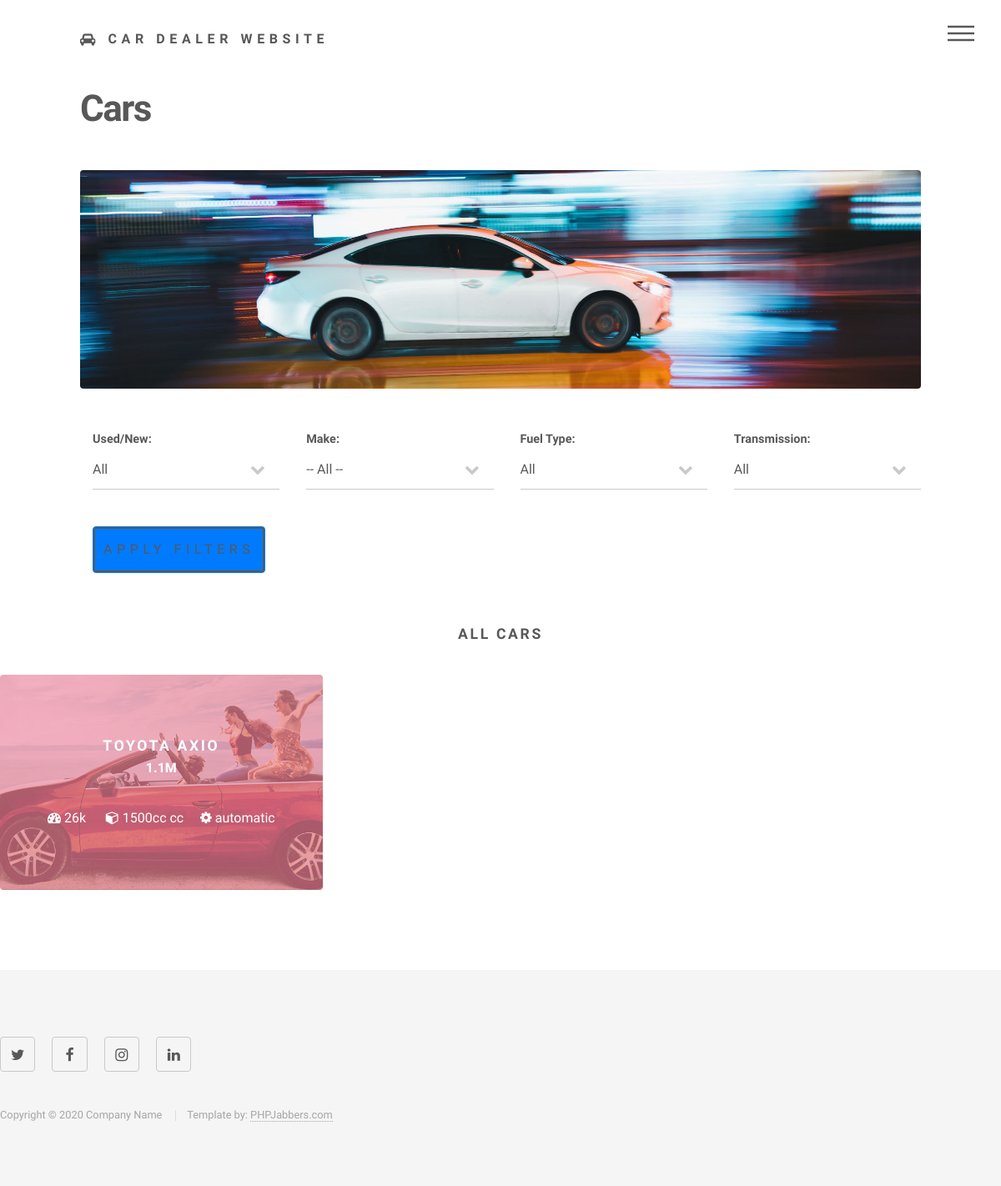
/all_cars, run on the app's committed database.
### app.py (models this page shows)
class Vehicle(db.Model):
    id = db.Column(db.Integer, primary_key=True)
    type = db.Column(db.String(50))
    make = db.Column(db.String(50))
    model = db.Column(db.String(50))
    first_registration = db.Column(db.String(10))
    mileage = db.Column(db.String(20))
    fuel = db.Column(db.String(20))
    engine_size = db.Column(db.String(20))
    power = db.Column(db.String(20))
    gearbox = db.Column(db.String(20))
    num_seats = db.Column(db.String(5))
    doors = db.Column(db.String(5))
    color = db.Column(db.String(20))
    is_featured = db.Column(db.Boolean, default=False)
    additional_details = db.relationship('AdditionalDetails', backref='vehicle', uselist=False)

class AdditionalDetails(db.Model):
    id = db.Column(db.Integer, primary_key=True)
    price = db.Column(db.String(20))
    description = db.Column(db.Text)
    extras = db.Column(db.Text)
    images = db.Column(db.String(255))  # Store image filenames as a comma-separated string
    vehicle_id = db.Column(db.Integer, db.ForeignKey('vehicle.id'))

### app.py (the view)
@app.route('/all_cars', methods=['GET'])
@maintenance_required
def all_cars():
    vehicle_types = Vehicle.query.with_entities(Vehicle.type).distinct().all()
    makes = Vehicle.query.with_entities(Vehicle.make).distinct().all()
    fuels = Vehicle.query.with_entities(Vehicle.fuel).distinct().all()
    gearboxes = Vehicle.query.with_entities(Vehicle.gearbox).distinct().all()
    vehicle_types = [type_[0] for type_ in vehicle_types]
    makes = [make[0] for make in makes]
    fuels = [fuel[0] for fuel in fuels]
    gearboxes = [gearbox[0] for gearbox in gearboxes]
    type_filter = request.args.get('type')
    make_filter = request.args.get('make')
    fuel_filter = request.args.get('fuel')
    gearbox_filter = request.args.get('gearbox')
    query = Vehicle.query
    if type_filter:
        query = query.filter(Vehicle.type == type_filter)
    if make_filter:
        query = query.filter(Vehicle.make == make_filter)
    if fuel_filter:
        query = query.filter(Vehicle.fuel == fuel_filter)
    if gearbox_filter:
        query = query.filter(Vehicle.gearbox == gearbox_filter)
    filtered_cars = query.all()
    all_cars = Vehicle.query.all()
    applied_filters = []
    if type_filter:
        applied_filters.append(f'Type: {type_filter}')
    if make_filter:
        applied_filters.append(f'Make: {make_filter}')
    if fuel_filter:
        applied_filters.append(f'Fuel: {fuel_filter}')
    if gearbox_filter:
        applied_filters.append(f'Gearbox: {gearbox_filter}')
    filters_applied = ', '.join(applied_filters)
    print("Filters Applied:", filters_applied)
    return render_template('pages/cars.html', vehicle_types=vehicle_types, makes=makes, fuels=fuels,
                           gearboxes=gearboxes,
                           cars=filtered_cars, all_cars=all_cars, filters_applied=filters_applied)

### app.py (called while the page is built)
def maintenance_required(f):
    @wraps(f)
    def decorated_function(*args, **kwargs):
        if not app.config['SHOW_LOGIN_PAGE']:
            return render_template('pages/maintenance.html')
        return f(*args, **kwargs)
    return decorated_function

### templates/pages/cars.html (shortened to what this page needs)
<!DOCTYPE HTML>
<html>
	<head>
		<link rel="stylesheet" href="../../static/assets/bootstrap/css/bootstrap.min.css" />
		<link rel="stylesheet" href="../../static/assets/css/main.css" />
	</head>
	<body class="is-preload">
			<div id="wrapper">
					<header id="header">
						<div class="inner">
								<a href="index.html" class="logo">
									<span class="fa fa-car"></span> <span class="title">Car Dealer Website</span>
								</a>
								<nav>
									<ul>
										<li><a href="#menu">Menu</a></li>
									</ul>
								</nav>
						</div>
					</header>
					<div id="main">
						<div class="inner">
							<h1>Cars</h1>
							<div class="image main">
								<img src="../../static/images/banner-image-7-1920x500.jpg" class="img-fluid" alt="" />
							</div>
						<form action="{{ url_for('all_cars') }}" method="GET">
							<div class="container-fluid">
								<div class="row">
			                        <div class="col-lg-3 col-md-4 col-sm-6 col-xs-12">
										<div class="form-group">
											<label class="m-n">Used/New:</label>
											<select name="type">
												<option value="">All</option>
											</select>
										</div>
										<br>
									</div>
									<div class="col-lg-3 col-md-4 col-sm-6 col-xs-12">
										<div class="form-group">
											<label class="m-n">Make:</label>
											<select name="make">
												<option value="">-- All --</option>
											</select>
										</div>
										<br>
									</div>
									<div class="col-lg-3 col-md-4 col-sm-6 col-xs-12">
										<div class="form-group">
											<label class="m-n">Fuel Type:</label>
											<select name="fuel">
												<option value="">All</option>
											</select>
										</div>
										<br>
									</div>
									<div class="col-lg-3 col-md-4 col-sm-6 col-xs-12">
										<div class="form-group">
											<label class="m-n">Transmission:</label>
											<select name="gearbox">
												<option value="">All</option>
											</select>
										</div>
										<br>
									</div>
			                            <br>
										 <div class="col-lg-3 col-md-4 col-sm-6 col-xs-12">
											<button type="submit" class="btn btn-primary">Apply Filters</button>
										</div>
			                        </div>
                         		</div>
                        	</div>
                        	<br>
							{% if not filters_applied %}
								<center><h2>All Cars</h2></center>
								<section class="tiles">
									{% for car in all_cars %}
											<article class="style{{ loop.index }}">
										<span class="image">
											{% set image_filenames = car.additional_details.images.split(',') %}
											{% if image_filenames %}
												<img src="{{ url_for('static', filename='uploads/images/' + image_filenames[0]) }}" alt="" />
											{% else %}
												<img src="{{ url_for('static', filename='uploads/images/default.jpg') }}" alt="" />
											{% endif %}
										</span>
										<a href="{{ url_for('car_details', car_id=car.id) }}">
											<h2>{{ car.make }} {{ car.model }}</h2>
											<p><del></del> <strong>{{ car.additional_details.price }}</strong></p>
											<p>
												<i class="fa fa-dashboard"></i> {{ car.mileage }} &nbsp;&nbsp;&nbsp;&nbsp;
												<i class="fa fa-cube"></i> {{ car.engine_size }} cc&nbsp;&nbsp;&nbsp;&nbsp;
												<i class="fa fa-cog"></i> {{ car.gearbox }}
											</p>
										</a>
									</article>
									{% endfor %}
								</section>
							{% endif %}
						</div>
					</div>
					<footer id="footer">
						<div class="inner">
							<section>
								<ul class="icons">
									<li><a href="#" class="icon style2 fa-twitter"><span class="label">Twitter</span></a></li>
									<li><a href="#" class="icon style2 fa-facebook"><span class="label">Facebook</span></a></li>
									<li><a href="#" class="icon style2 fa-instagram"><span class="label">Instagram</span></a></li>
									<li><a href="#" class="icon style2 fa-linkedin"><span class="label">LinkedIn</span></a></li>
								</ul>
							</section>
							<ul class="copyright">
								<li>Copyright © 2020 Company Name </li>
								<li>Template by: <a href="https://www.phpjabbers.com/">PHPJabbers.com</a></li>
							</ul>
						</div>
					</footer>
	</body>
</html>

### data on the page
Vehicle: make "TOYOTA", model "AXIO", additional_details.price "1.1M", mileage "26k", engine_size "1500cc", gearbox "automatic"
